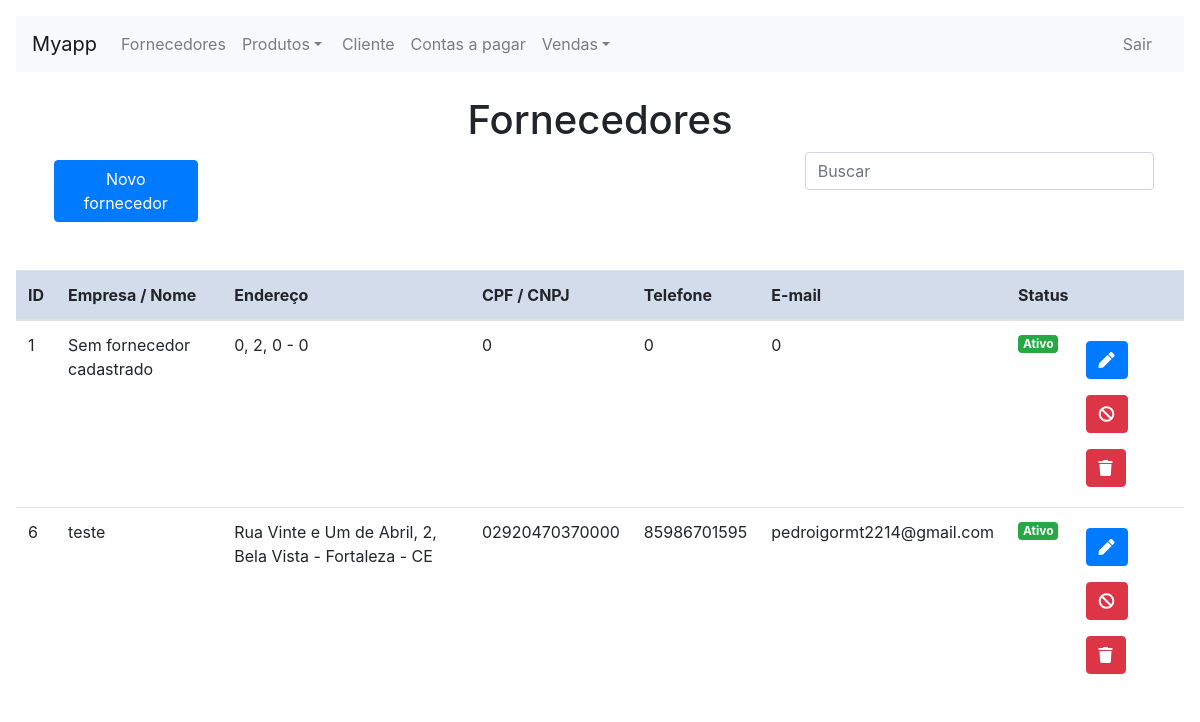
The page /provider.php on the database its author committed.
### tables this page shows
CREATE TABLE `provider` (
  `ID` int(11) NOT NULL,
  `TYPE` varchar(25) NOT NULL,
  `NAME` varchar(255) NOT NULL,
  `PHONE` varchar(255) NOT NULL,
  `MAIL` varchar(255) DEFAULT NULL,
  `CPF_CNPJ` varchar(255) NOT NULL,
  `ZIPCODE` varchar(8) NOT NULL,
  `STREET` varchar(255) NOT NULL,
  `NUMBER` int(11) NOT NULL,
  `NEIGHBORHOOD` varchar(255) NOT NULL,
  `CITY_STATE` varchar(255) NOT NULL,
  `ACTIVE` int(11) NOT NULL,
  `CREATED_BY` int(11) NOT NULL,
  `CREATED_ON` datetime NOT NULL DEFAULT current_timestamp(),
  `MODIFIED_BY` int(11) DEFAULT NULL,
  `MODIFIED_ON` datetime DEFAULT NULL
);

### assist/classes/mProvider.php (called while the page is built, shortened)
<?php
class mProvider extends mConnection {
    public function getProviders() {
        $sql = "SELECT * FROM PROVIDER";
        $con = $this->Connect();
        $stmt = $con->query($sql);
        return $stmt->fetchAll(PDO::FETCH_ASSOC);
    }
}

### provider.php (the view, shortened to what this page needs)
<?php
require_once('assist/classes/mProvider.php');
$mProvider = new mProvider();
?>
<!DOCTYPE html>
<html lang="pt-br">
    <head>
        <?php require_once('components/script.php'); ?>
        <link rel="stylesheet" href="css/button.css"/>
    </head>
    <body>
        <?php require_once('./components/navbar.php'); ?>
        <br>
    <center><h1>Fornecedores</h1></center>
    <div class="form-group input-group col-md-12">
        <div class="col-md-2">
            <button type="button" class="btn btn-primary btn-row" data-toggle="modal" data-target="#createProvider">
                Novo fornecedor
            </button>
        </div>
        <div class="col-md-6"></div>
        <div class="col-md-4">
            <input name="consulta" id="txt_consulta" placeholder="Buscar" type="text" class="form-control">
        </div>
    </div>
    <br>
    <table id="tabela" class="table table-hover table-responsive-xl">
        <thead>
            <tr>
                <th scope="col">ID</th>
                <th scope="col">Empresa / Nome</th>
                <th scope="col">Endereço</th>
                <th scope="col">CPF / CNPJ</th>
                <th scope="col">Telefone</th>
                <th scope="col">E-mail</th>
                <th scope="col">Status</th>
                <th scope="col"></th>
            </tr>
        </thead>
        <tbody>
            <?php
            $providers = $mProvider->getProviders();
            foreach ($providers as $p) {
                ?>
                <tr>
                    <td><?= $p['ID'] ?></td>
                    <td><?= $p['NAME'] ?></td>
                    <td><?= $p['STREET'] . ", " . $p['NUMBER'] . ", " . $p['NEIGHBORHOOD'] . " - " . $p['CITY_STATE'] ?></td>
                    <td><?= $p['CPF_CNPJ'] ?></td>
                    <td><?= $p['PHONE'] ?></td>
                    <td><?= $p['MAIL'] ?></td>
                    <?php if ($p['ACTIVE'] == 1) { ?>
                        <td><h6><span class="badge badge-success">Ativo</span></h6></td>
                    <?php } else { ?>
                        <td><h6><span class="badge badge-danger">Inativo</span></h6></td>
                    <?php } ?>
                    <td>
                        <div class="row">
                            <button type="button" class="btn btn-primary btn-row" title="Editar" data-toggle="modal" data-target="#editProvider" onclick="editProvider(<?= $p['ID'] ?>)">
                                <i class="fas fa-pen"></i>
                            </button>
                            <?php if ($p['ACTIVE'] == 1) { ?>
                                <button type="button" class="btn btn-danger btn-row" title="Desativar" data-toggle="modal" data-target="#updateStatusProvider" onclick="updateStatusProvider(<?= $p['ID'] ?>)">
                                    <i class="fas fa-ban"></i>
                                </button>
                            <?php } else { ?>
                                <button type="button" class="btn btn-success btn-row" title="Ativar" data-toggle="modal" data-target="#updateStatusProvider" onclick="updateStatusProvider(<?= $p['ID'] ?>)">
                                    <i class="fas fa-check"></i>
                                </button>
                            <?php } ?>
                            <button type="button" class="btn btn-danger btn-row" title="Excluir" data-toggle="modal" data-target="#deleteProvider" onclick="deleteProvider(<?= $p['ID'] ?>)">
                                <i class="fas fa-trash"></i>
                            </button>
                        </div>
                    </td>
                </tr>
            <?php } ?>
        </tbody>
    </table>
</body>
</html>

### css/body.css (style rules this page uses)
body { margin: 16px }

### css/button.css (style rules this page uses)
.btn-row { margin: 8px; }

### rows shown on the page
provider: ID "1", NAME "Sem fornecedor cadastrado", STREET "0", NUMBER "2", NEIGHBORHOOD "0", CITY_STATE "0", CPF_CNPJ "0", PHONE "0", MAIL "0", ACTIVE "Ativo"
provider: ID "6", NAME "teste", STREET "Rua Vinte e Um de Abril", NUMBER "2", NEIGHBORHOOD "Bela Vista", CITY_STATE "Fortaleza - CE", CPF_CNPJ "02920470370000", PHONE "85986701595", MAIL "pedroigormt2214@gmail.com", ACTIVE "Ativo"

### other values the page prints
$_SESSION['app_title'] "Myapp"
